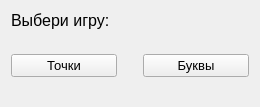
<?xml version="1.0" encoding="UTF-8"?>
<ui version="4.0">
 <class>Form</class>
 <widget class="QWidget" name="Form">
  <property name="geometry">
   <rect>
    <x>0</x>
    <y>0</y>
    <width>260</width>
    <height>107</height>
   </rect>
  </property>
  <property name="windowTitle">
   <string>Тренажер Брайля</string>
  </property>
  <property name="windowIcon">
   <iconset>
    <activeoff>icon.png</activeoff>
   </iconset>
  </property>
  <layout class="QHBoxLayout" name="horizontalLayout">
   <item>
    <layout class="QGridLayout" name="gridLayout">
     <item row="3" column="1">
      <widget class="QPushButton" name="pushButton_2">
       <property name="font">
        <font>
         <pointsize>10</pointsize>
        </font>
       </property>
       <property name="text">
        <string>Точки</string>
       </property>
      </widget>
     </item>
     <item row="0" column="1">
      <widget class="QLabel" name="label">
       <property name="font">
        <font>
         <pointsize>12</pointsize>
        </font>
       </property>
       <property name="text">
        <string>Выбери игру:</string>
       </property>
      </widget>
     </item>
     <item row="3" column="2">
      <spacer name="verticalSpacer">
       <property name="orientation">
        <enum>Qt::Vertical</enum>
       </property>
       <property name="sizeHint" stdset="0">
        <size>
         <width>20</width>
         <height>40</height>
        </size>
       </property>
      </spacer>
     </item>
     <item row="3" column="3">
      <widget class="QPushButton" name="pushButton_1">
       <property name="font">
        <font>
         <pointsize>10</pointsize>
        </font>
       </property>
       <property name="text">
        <string>Буквы</string>
       </property>
      </widget>
     </item>
    </layout>
   </item>
  </layout>
 </widget>
 <resources/>
 <connections/>
</ui>
